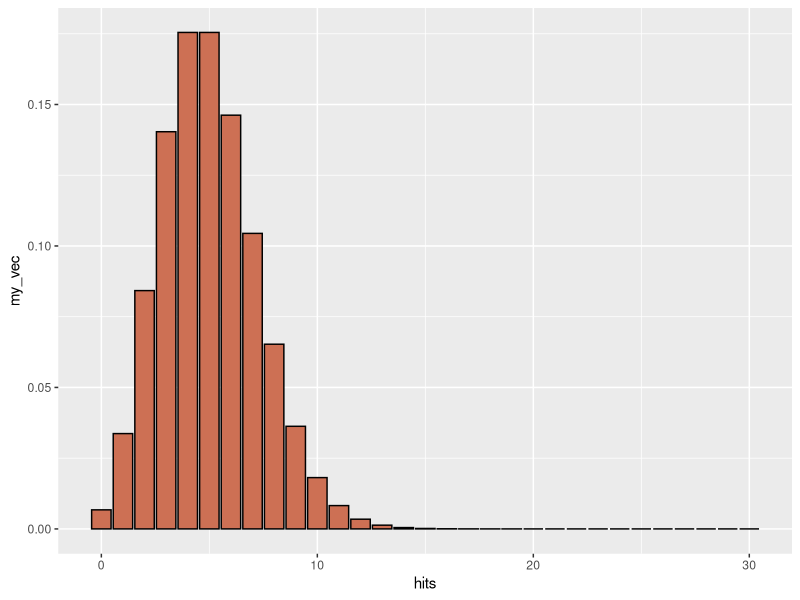
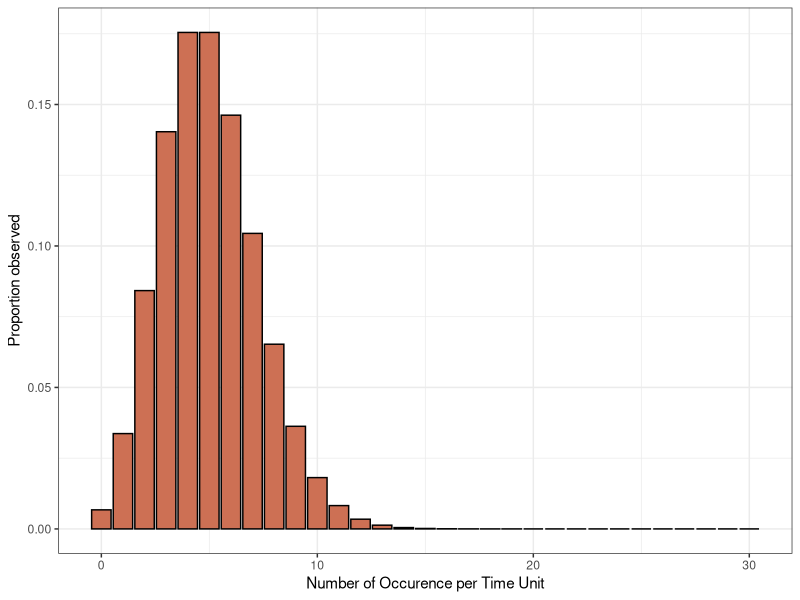
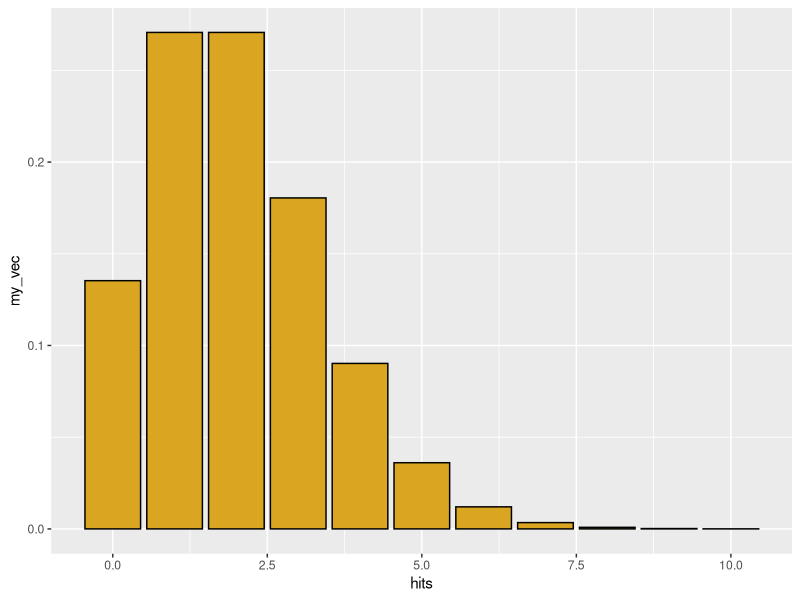
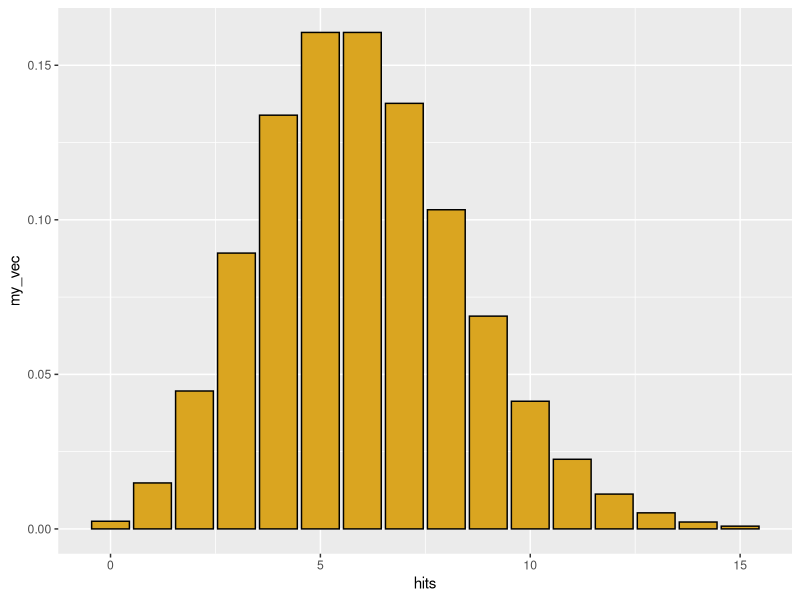
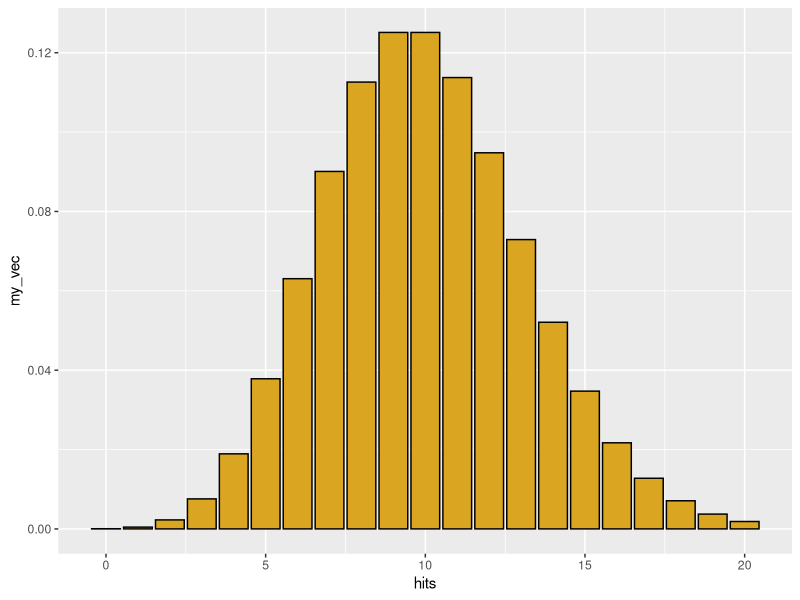
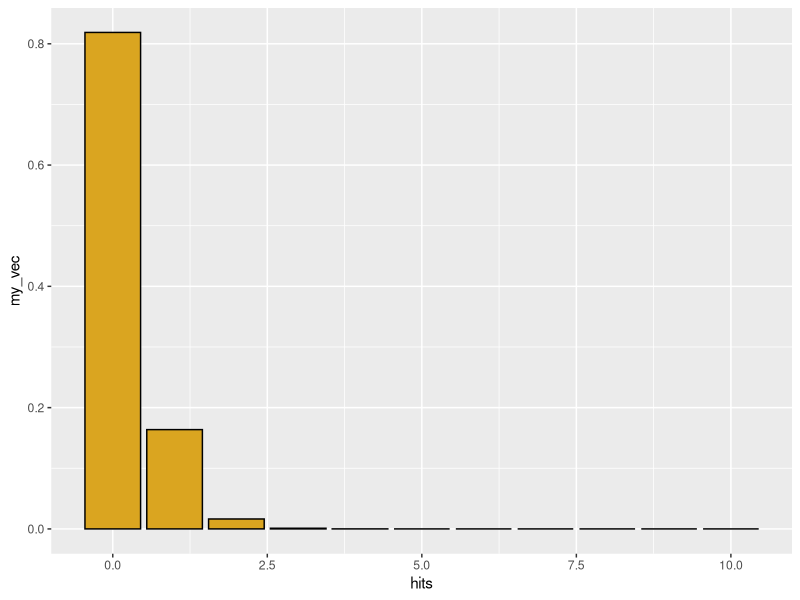
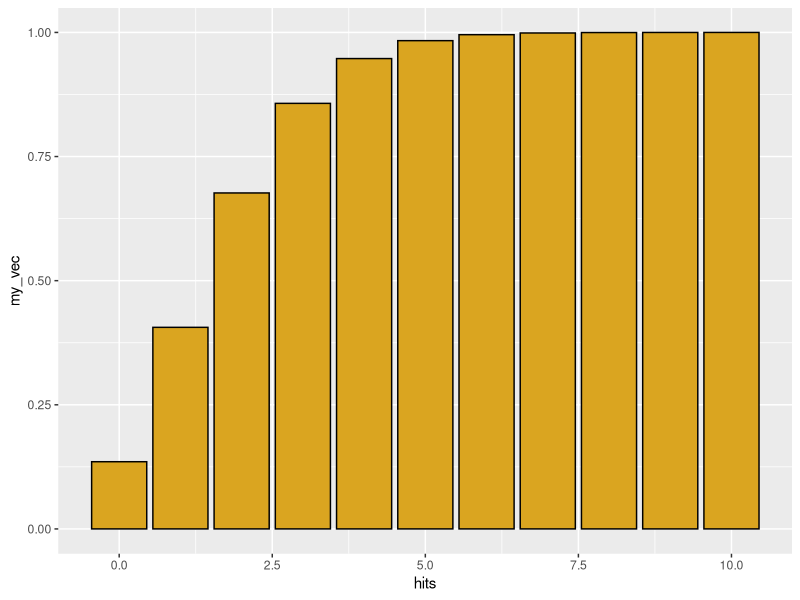
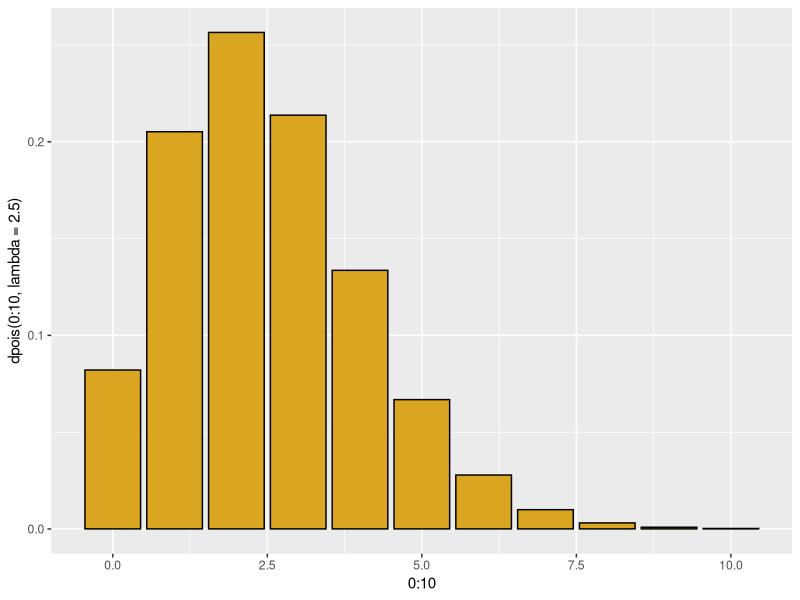

Write R code to recreate these figures, in order.
#------------------------------------------------------------#
###Lecture 11 - distributions
###Bio 381
###B Kretzler
#------------------------------------------------------------#
library(ggplot2)
library(MASS)

#d = gives probability density function, probability of a particular value
#p = gives cumulative distribution function, area under the curve?
#q = give quantile function, what value encompasses some percent of dist
#r = gives random number from distribution


#--------------
#Poisson
#Discrete X >= 0 (integer)
#Random events ("hits") occur at a constant rate
#in a fixed time period or sampling area
#lambda = average rate of the event
#--------------
#"d" function for prob density
hits<- 0:30
my_vec <- dpois(x = hits, lambda = 5)
qplot(x=hits,
      y=my_vec,
      geom="col",
      color=I("black"),
      fill=I("salmon3"))
  #if rate is 1 per time then  (lambda = 1) then it is unlikely to see "hits" at high values
  #tells us prob of obtaining certain values

ggplot() + 
  geom_col(aes(x = hits, y = my_vec ), fill = "salmon3", col = "black") + 
  theme_bw() + 
  xlab ("Number of Occurence per Time Unit") + 
  ylab("Proportion observed")


hits<- 0:10
my_vec <- dpois(x = hits, lambda = 2)
qplot(x=hits,
      y=my_vec,
      geom="col",
      color=I("black"),
      fill=I("goldenrod"))

hits<- 0:15
my_vec <- dpois(x = hits, lambda = 6)
qplot(x=hits,
      y=my_vec,
      geom="col",
      color=I("black"),
      fill=I("goldenrod"))

hits<- 0:20
my_vec <- dpois(x = hits, lambda = 10)
qplot(x=hits,
      y=my_vec,
      geom="col",
      color=I("black"),
      fill=I("goldenrod"))

hits<- 0:10
my_vec <- dpois(x = hits, lambda = 0.2)
qplot(x=hits,
      y=my_vec,
      geom="col",
      color=I("black"),
      fill=I("goldenrod"))

sum(my_vec)

  #can apply for single values (prob of getting some value of hits)
dpois(x = 0, lambda = 2.2)

#"p"function
#generates cummulative probability density 

hits <- 0:10
my_vec <- ppois(q = hits, lambda = 2)
qplot(x=hits,
      y=my_vec,
      geom="col",
      color=I("black"),
      fill=I("goldenrod"))
  #Additive probability
  #bars represent likelihood of getting that values OR LESS

  #probability that a single trial yields a value of <= 1
ppois(q = 1, lambda = 2) # could also define with dpois
ppois(q = 3, lambda = 3)
  #test
p_0 = dpois(0, lambda = 2)
p_1 = dpois(1, lambda = 2)

p_0 + p_1 == ppois(q = 1, lambda = 2) 


#"q" function
#inverse of the p function
#prob of being >= that value?

qpois(p = 0.5, lambda = 2.5)
qplot(x = 0:10, y= dpois(0:10, lambda = 2.5),
      geom="col",
      color=I("black"),
      fill=I("goldenrod"))


#"r" function
#generates random varaibles for the parameters of a dist.

RanP <- rpois(n = 1000, lambda = 2.5)
qplot(x = RanP,
      color=I("black"),
      fill=I("goldenrod"))

#for real or simulated fata we can use the quantile function
quantile(x = RanP, probs = c(0.025, 0.975)) #where to 95% fall

#--------------------
#binomial
# p = probability of dichotomous outcome
#size = number of trials
# x = possible outcomes
# outcome x is bounded (0:size)
#--------------------
#"d"
hits <- 0:10
myVec <- dbinom(x = hits, size = 10, prob = 0.3)
qplot(x = 0:10, y = myVec,
      geom = "col",
      color = I("black"),
      fill = I("goldenrod"))


myCoins <- rbinom(n = 50, size = 100, prob = 0.6)
qplot(x = myCoins,
      color = I("black"),
      fill = I("goldenrod"))

#------------------------
#negative binomial
#number of failures expected before reaching some number of successes in a set of binomial trials
#measure of waiting time
#alternatively, can specify mu = mean and size = dispersion 
#------------------------

hits <- 0:40
myVec <- dnbinom(x=hits, size=5, prob=0.5)
qplot(x=hits,y=myVec,geom="col",color=I("black"),fill=I("goldenrod"))

nbiRan <- rnbinom(n=1000,size=10,mu=5)
qplot(nbiRan,color=I("black"),fill=I("goldenrod"))
